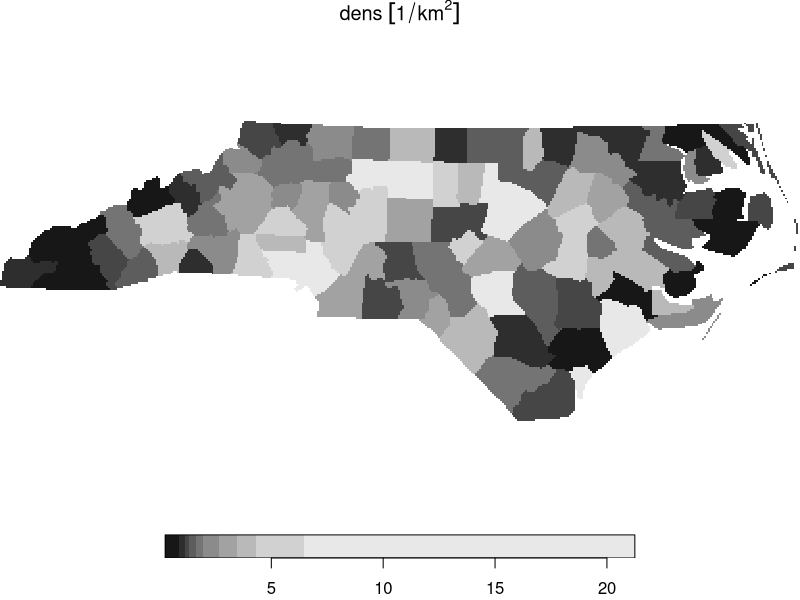

Recreate this plot in R. (Note: this script raises an error after producing the figure.)
## ----setup, include=FALSE------------------------------------------------
knitr::opts_chunk$set(echo = TRUE)
knitr::opts_chunk$set(collapse = TRUE)
suppressPackageStartupMessages(library(sf))
ev = sf_extSoftVersion()["GDAL"] >= "2.4.0"

## ------------------------------------------------------------------------
library(stars)
system.file("gpkg/nc.gpkg", package = "sf") %>%
  read_sf() %>%
  st_transform(32119) -> nc
nc$dens = nc$BIR79 / units::set_units(st_area(nc), km^2)
(nc.st = st_rasterize(nc["dens"], deltax = 5000, deltay = 5000))
plot(nc.st)

## ------------------------------------------------------------------------
tif = system.file("tif/L7_ETMs.tif", package = "stars")
x = read_stars(tif)[, 1:50, 1:50, 1:2]
x[[1]] = round(x[[1]]/5)

## ----eval=ev-------------------------------------------------------------
l =  st_contour(x,contour_lines=TRUE, breaks = 8:14)
plot(l, key.pos = 1, pal = sf.colors(6), lwd = 2, key.length = 0.8)

## ------------------------------------------------------------------------
st_as_sf(x, as_points = TRUE, merge = FALSE)

## ------------------------------------------------------------------------
st_as_sf(x, as_points = TRUE, merge = FALSE, long = TRUE)

## ------------------------------------------------------------------------
st_as_sf(x[1], as_points = FALSE, merge = FALSE)

## ------------------------------------------------------------------------
p = st_as_sf(x, as_points = FALSE, merge = TRUE)

## ------------------------------------------------------------------------
plot(p)

## ------------------------------------------------------------------------
x.sf = st_xy2sfc(x, as_points = TRUE)
x.sf

## ------------------------------------------------------------------------
nc.st %>% st_transform("+proj=laea +lat_0=34 +lon_0=-60") -> nc.curv
nc.curv
plot(nc.curv, border = NA, graticule = TRUE)

## ------------------------------------------------------------------------
nc %>% st_transform("+proj=laea +lat_0=34 +lon_0=-60") %>% st_bbox() %>%
	st_as_stars() -> newgrid

## ------------------------------------------------------------------------
nc.st %>% st_warp(newgrid) -> nc.new
nc.new 
plot(nc.new)
